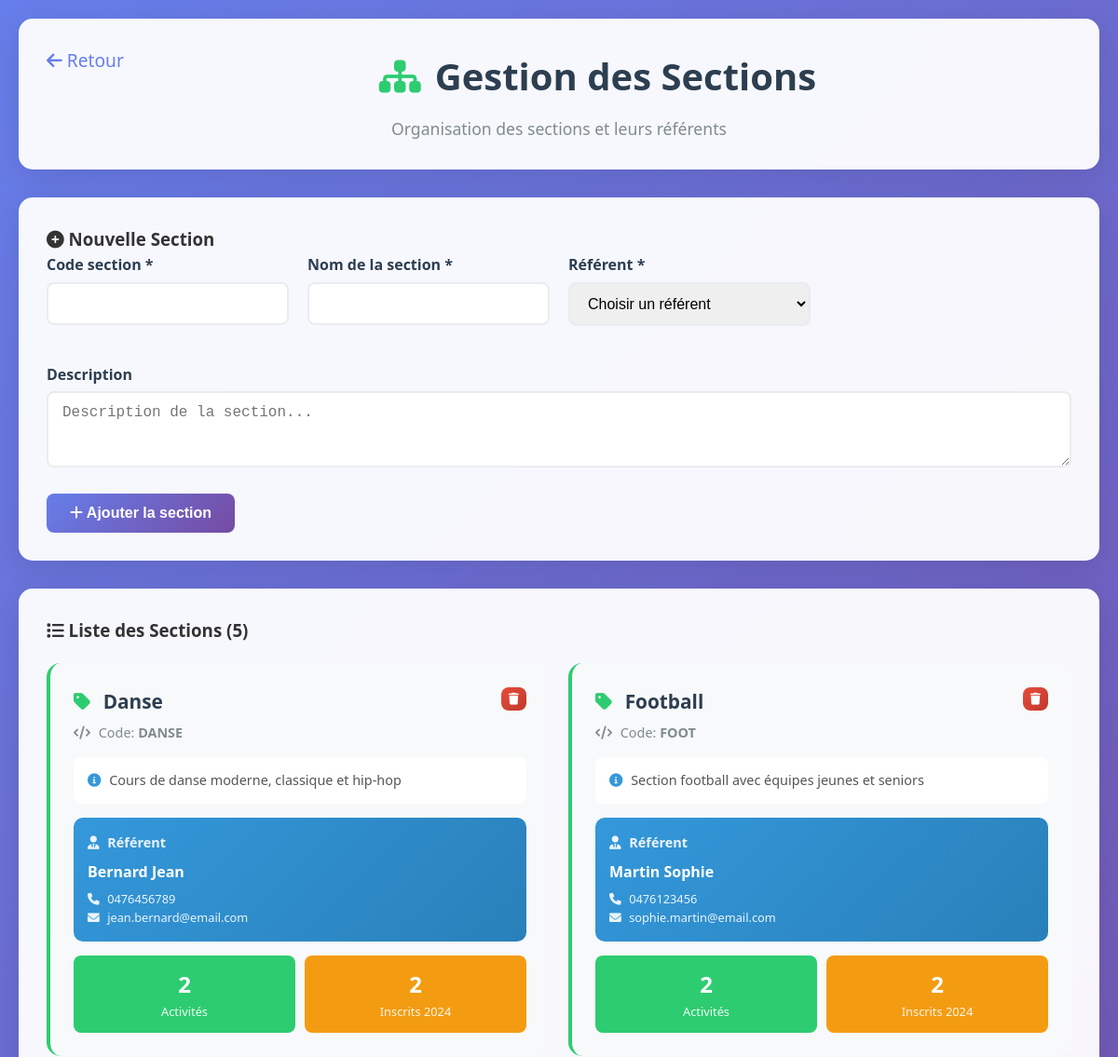
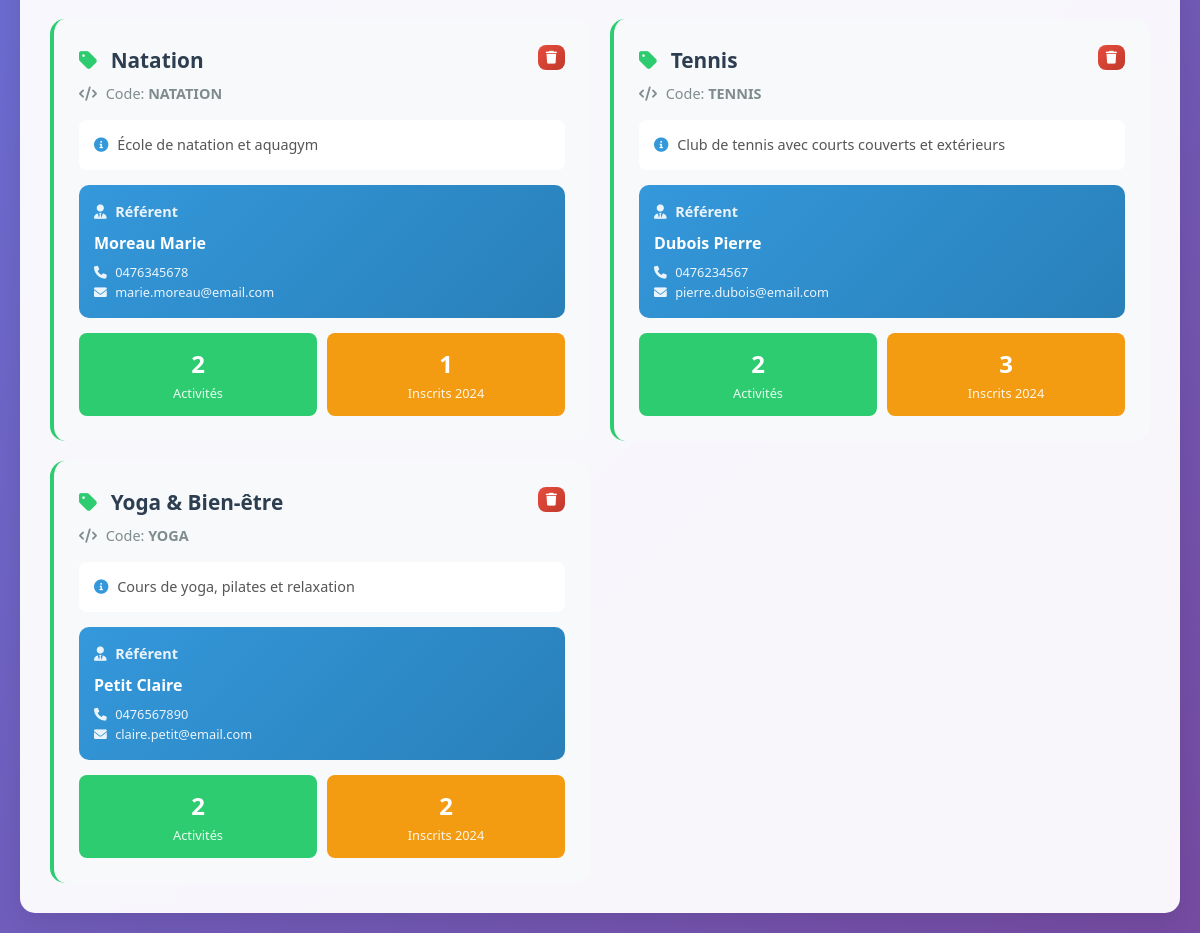
Screenshot of /sections.php with the database file from the repository (2 pictures, top to bottom).
### tables this page shows
CREATE TABLE SECTION (
    code_section VARCHAR(10) PRIMARY KEY,
    nom_section VARCHAR(100) NOT NULL,
    description_section TEXT,
    num_referent INT NOT NULL,
    CONSTRAINT fk_section_referent FOREIGN KEY (num_referent) 
        REFERENCES BENEVOLE(num_benevole)
        ON UPDATE CASCADE
        ON DELETE RESTRICT
);

CREATE TABLE BENEVOLE (
    num_benevole INT AUTO_INCREMENT PRIMARY KEY,
    nom_ben VARCHAR(50) NOT NULL,
    prenom_ben VARCHAR(50) NOT NULL,
    telephone_ben VARCHAR(15) NOT NULL,
    email_ben VARCHAR(100) NOT NULL,
    CONSTRAINT chk_email_ben UNIQUE (email_ben)
);

### sections.php (the view, shortened to what this page needs)
<?php
require_once 'config.php';
$sections = $pdo->query("
    SELECT s.*, b.nom_ben, b.prenom_ben, b.telephone_ben, b.email_ben,
           COUNT(DISTINCT a.code_activite) as nb_activites,
           COUNT(DISTINCT i.num_adherent) as nb_inscrits
    FROM SECTION s
    JOIN BENEVOLE b ON s.num_referent = b.num_benevole
    LEFT JOIN ACTIVITE a ON s.code_section = a.code_section
    LEFT JOIN INSCRIPTION i ON a.code_activite = i.code_activite AND i.annee_saison = 2024
    GROUP BY s.code_section
    ORDER BY s.nom_section
")->fetchAll();
?>
<!DOCTYPE html>
<html lang="fr">
<head>
    <link rel="stylesheet" href="assets/css/style.css">
    <link rel="stylesheet" href="https://cdnjs.cloudflare.com/ajax/libs/font-awesome/6.0.0/css/all.min.css">
</head>
<body>
    <div class="container">
        <div class="header fade-in">
            <a href="index.php" style="float: left; color: #667eea; text-decoration: none; font-size: 1.2rem;">
                <i class="fas fa-arrow-left"></i> Retour
            </a>
            <h1><i class="fas fa-sitemap" style="color: #2ecc71; margin-right: 15px;"></i>Gestion des Sections</h1>
            <p>Organisation des sections et leurs référents</p>
        </div>
        <div class="form-container fade-in">
            <h3><i class="fas fa-plus-circle"></i> Nouvelle Section</h3>
            <form method="POST">
                <div style="display: grid; grid-template-columns: repeat(auto-fit, minmax(250px, 1fr)); gap: 20px;">
                    <div class="form-group">
                        <label for="code_section">Code section *</label>
                        <input type="text" id="code_section" name="code_section" class="form-control" required>
                    </div>
                    <div class="form-group">
                        <label for="nom_section">Nom de la section *</label>
                        <input type="text" id="nom_section" name="nom_section" class="form-control" required>
                    </div>
                    <div class="form-group">
                        <label for="num_referent">Référent *</label>
                        <select id="num_referent" name="num_referent" class="form-control" required>
                            <option value="">Choisir un référent</option>
                        </select>
                    </div>
                    <div class="form-group" style="grid-column: 1 / -1;">
                        <label for="description">Description</label>
                        <textarea id="description" name="description" class="form-control" rows="3" placeholder="Description de la section..."></textarea>
                    </div>
                </div>
                <button type="submit" class="btn btn-primary">
                    <i class="fas fa-plus"></i> Ajouter la section
                </button>
            </form>
        </div>
        <div class="table-container fade-in">
            <h3><i class="fas fa-list"></i> Liste des Sections (<?= count($sections) ?>)</h3>
            <?php if (count($sections) > 0): ?>
                <div style="display: grid; grid-template-columns: repeat(auto-fill, minmax(400px, 1fr)); gap: 20px; margin-top: 20px;">
                    <?php foreach ($sections as $s): ?>
                    <div style="background: #f8f9fa; border-radius: 15px; padding: 25px; border-left: 4px solid #2ecc71; position: relative;">
                        <div style="display: flex; justify-content: space-between; align-items: start; margin-bottom: 15px;">
                            <div>
                                <h4 style="color: #2c3e50; margin: 0 0 5px 0; font-size: 1.3rem;">
                                    <i class="fas fa-tag" style="color: #2ecc71; margin-right: 8px;"></i>
                                    <?= htmlspecialchars($s['nom_section']) ?>
                                </h4>
                                <p style="color: #7f8c8d; margin: 0; font-size: 0.9rem;">
                                    <i class="fas fa-code" style="margin-right: 5px;"></i>
                                    Code: <strong><?= htmlspecialchars($s['code_section']) ?></strong>
                                </p>
                            </div>
                            <form method="POST" style="display: inline;" onsubmit="return confirm('Supprimer cette section ?')">
                                <button type="submit" class="btn btn-danger" style="padding: 5px 8px; font-size: 0.8rem;">
                                    <i class="fas fa-trash"></i>
                                </button>
                            </form>
                        </div>
                        <?php if ($s['description_section']): ?>
                        <div style="background: white; border-radius: 8px; padding: 15px; margin: 15px 0;">
                            <p style="margin: 0; color: #555; font-size: 0.9rem; line-height: 1.4;">
                                <i class="fas fa-info-circle" style="color: #3498db; margin-right: 5px;"></i>
                                <?= htmlspecialchars($s['description_section']) ?>
                            </p>
                        </div>
                        <?php endif; ?>
                        <div style="background: linear-gradient(135deg, #3498db, #2980b9); color: white; border-radius: 10px; padding: 15px; margin: 15px 0;">
                            <h5 style="margin: 0 0 8px 0; font-size: 0.9rem; opacity: 0.9;">
                                <i class="fas fa-user-tie" style="margin-right: 5px;"></i> Référent
                            </h5>
                            <p style="margin: 0 0 5px 0; font-weight: 600;">
                                <?= htmlspecialchars($s['nom_ben'] . ' ' . $s['prenom_ben']) ?>
                            </p>
                            <p style="margin: 0; font-size: 0.8rem; opacity: 0.9;">
                                <i class="fas fa-phone" style="margin-right: 5px;"></i>
                                <?= htmlspecialchars($s['telephone_ben']) ?>
                            </p>
                            <p style="margin: 0; font-size: 0.8rem; opacity: 0.9;">
                                <i class="fas fa-envelope" style="margin-right: 5px;"></i>
                                <?= htmlspecialchars($s['email_ben']) ?>
                            </p>
                        </div>
                        <div style="display: grid; grid-template-columns: 1fr 1fr; gap: 10px; margin-top: 15px;">
                            <div style="background: #2ecc71; color: white; padding: 12px; border-radius: 8px; text-align: center;">
                                <div style="font-size: 1.5rem; font-weight: bold;"><?= $s['nb_activites'] ?></div>
                                <div style="font-size: 0.8rem; opacity: 0.9;">Activités</div>
                            </div>
                            <div style="background: #f39c12; color: white; padding: 12px; border-radius: 8px; text-align: center;">
                                <div style="font-size: 1.5rem; font-weight: bold;"><?= $s['nb_inscrits'] ?></div>
                                <div style="font-size: 0.8rem; opacity: 0.9;">Inscrits 2024</div>
                            </div>
                        </div>
                    </div>
                    <?php endforeach; ?>
                </div>
            <?php else: ?>
                <p style="text-align: center; color: #7f8c8d; margin-top: 30px;">
                    <i class="fas fa-info-circle"></i> Aucune section enregistrée
                </p>
            <?php endif; ?>
        </div>
    </div>
</body>
</html>

### assets/css/style.css (style rules this page uses)
* { margin: 0; padding: 0; box-sizing: border-box; }
body { font-family: 'Segoe UI', Tahoma, Geneva, Verdana, sans-serif; line-height: 1.6; color: #333; background: linear-gradient(135deg, #667eea 0%, #764ba2 100%); min-height: 100vh; }
.container { max-width: 1200px; margin: 0 auto; padding: 20px; }
.header { background: rgba(255, 255, 255, 0.95); backdrop-filter: blur(10px); border-radius: 15px; padding: 30px; margin-bottom: 30px; box-shadow: 0 8px 32px rgba(0, 0, 0, 0.1); text-align: center; }
.header h1 { color: #2c3e50; font-size: 2.5rem; margin-bottom: 10px; font-weight: 700; }
.header p { color: #7f8c8d; font-size: 1.1rem; }
.form-container { background: rgba(255, 255, 255, 0.95); backdrop-filter: blur(10px); border-radius: 15px; padding: 30px; box-shadow: 0 8px 32px rgba(0, 0, 0, 0.1); margin-bottom: 30px; }
.form-group { margin-bottom: 20px; }
.form-group label { display: block; margin-bottom: 5px; font-weight: 600; color: #2c3e50; }
.form-control { width: 100%; padding: 12px 15px; border: 2px solid #e9ecef; border-radius: 8px; font-size: 1rem; transition: border-color 0.3s ease; }
.btn { padding: 12px 25px; border: none; border-radius: 8px; font-size: 1rem; font-weight: 600; cursor: pointer; transition: all 0.3s ease; text-decoration: none; display: inline-block; text-align: center; }
.btn-primary { background: linear-gradient(135deg, #667eea 0%, #764ba2 100%); color: white; }
.btn-danger { background: linear-gradient(135deg, #e74c3c 0%, #c0392b 100%); color: white; }
.table-container { background: rgba(255, 255, 255, 0.95); backdrop-filter: blur(10px); border-radius: 15px; padding: 30px; box-shadow: 0 8px 32px rgba(0, 0, 0, 0.1); overflow-x: auto; }
.fade-in { animation: fadeInUp 0.6s ease-out; }

### rows the page displays
section: nom_section "Danse", code_section "DANSE", description_section "Cours de danse moderne, classique et hip-hop", num_referent.prenom_ben "Bernard Jean", num_referent.telephone_ben "0476456789", num_referent.email_ben "jean.bernard@email.com", nb_activites "2", nb_inscrits "2"
section: nom_section "Football", code_section "FOOT", description_section "Section football avec équipes jeunes et seniors", num_referent.prenom_ben "Martin Sophie", num_referent.telephone_ben "0476123456", num_referent.email_ben "sophie.martin@email.com", nb_activites "2", nb_inscrits "2"
section: nom_section "Natation", code_section "NATATION", description_section "École de natation et aquagym", num_referent.prenom_ben "Moreau Marie", num_referent.telephone_ben "0476345678", num_referent.email_ben "marie.moreau@email.com", nb_activites "2", nb_inscrits "1"
section: nom_section "Tennis", code_section "TENNIS", description_section "Club de tennis avec courts couverts et extérieurs", num_referent.prenom_ben "Dubois Pierre", num_referent.telephone_ben "0476234567", num_referent.email_ben "pierre.dubois@email.com", nb_activites "2", nb_inscrits "3"
section: nom_section "Yoga & Bien-être", code_section "YOGA", description_section "Cours de yoga, pilates et relaxation", num_referent.prenom_ben "Petit Claire", num_referent.telephone_ben "0476567890", num_referent.email_ben "claire.petit@email.com", nb_activites "2", nb_inscrits "2"

### other values shown
count($sections) "5"
